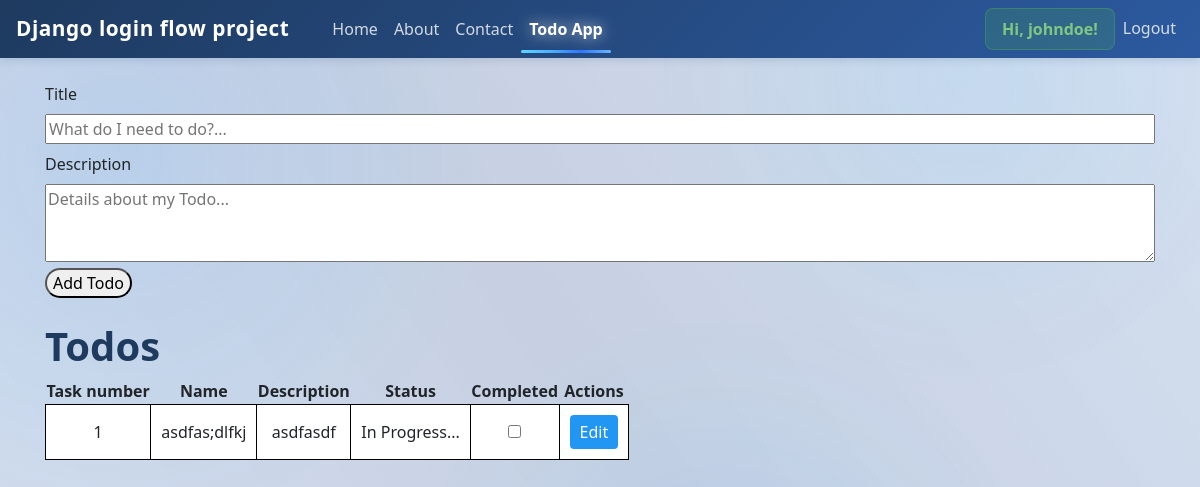
The app's page /myapp/todo/ (signed in) with its own data.
### myapp/models.py (models this page shows, shortened)
class Task(models.Model):
    user = models.ForeignKey(User, on_delete=models.CASCADE, null=True, blank=True, related_name="tasks")
    title = models.CharField(max_length=200)
    description = models.TextField(null=True, blank=True)
    complete = models.BooleanField(default=False)
    create = models.DateTimeField(auto_now_add=True)
    status = models.IntegerField(default=1)
    class Meta:
        ordering = ['-create']

### myapp/views.py (the view, shortened to what this page needs)
# urls.py: path("todo/", views.todo, name="todo"),
@login_required(login_url=settings.LOGIN_PATH)
def todo(request):
    tasks = Task.objects.filter(user=request.user)
    return render(request, "todo.html", {
        "active_page": "todo",
        "tasks": tasks,
    })

### myapp/templates/todo.html (shortened to what this page needs)
{% extends 'base.html' %}
{% block content %}
<form method="post" action="{% url 'todo' %}" style="margin-bottom: 1.5rem;">
    <div>
        <label for="title">Title</label>
        <input id="title" placeholder="What do I need to do?..." name="title" type="text" required maxlength="200" style="width: 100%;" />
    </div>
    <div style="margin-top: 0.5rem;">
        <label for="description">Description</label>
        <textarea id="description" name="description" placeholder="Details about my Todo..." rows="3" style="width: 100%;"></textarea>
    </div>
    <button type="submit" style="border-radius: 25px;">Add Todo</button>
</form>
<table>
    <tr>
    <h1>Todos</h1>
    <th>Task number</th>
    <th>Name</th>
    <th>Description</th>
    <th>Status</th>
    <th>Completed</th>
    <th>Actions</th>
    </tr>
    {% for todo in tasks %}
    <tr>
        <td>{{ forloop.counter }}</td>
        <td>{{todo.title}}</td>
        <td>{{todo.description}}</td>
        {% if todo.status == 2 %}
            <td>In Progress...</td>
        {% elif todo.status == 3 %}
            <td>Complete</td>
        {% else %}
            <td>To Do</td>
        {% endif %}
        <td>
            {% if todo.complete == False %}
                <input type="checkbox" style="pointer-events: none" ></input>
            {% else %}
                <input type="checkbox" checked="checked" style="pointer-events: none;"></input>
            {% endif %}
        </td>
        <td>
            <button class="edit-btn" onclick="openModal({{ todo.id }}, '{{ todo.title|escapejs }}', '{{ todo.description|escapejs }}', {{ todo.complete|lower }})">Edit</button>
        </td>
    </tr>
    {% empty %}
        <h3>No items in list</h3>
    {% endfor %}
</table>
{% endblock %}

### myapp/templates/base.html (shortened to what this page needs)
<!DOCTYPE html>
<html lang="en">
  <head>
    <link rel="stylesheet" href="https://stackpath.bootstrapcdn.com/bootstrap/4.3.1/css/bootstrap.min.css"  rel="stylesheet" />
  </head>
  <body>
    <nav class="navbar navbar-expand-lg navbar-light bg-light">
      <a class="navbar-brand" href="{% url 'home' %}">Django login flow project</a>
      <div class="collapse navbar-collapse" id="navbarNav">
        <ul class="navbar-nav mr-auto" style="margin-left: 1.2rem;">
          <li class="nav-item{% if active_page == 'home' %} active{% endif %}">
            <a class="nav-link" href="{% url 'home' %}">Home</a>
          </li>
          <li class="nav-item{% if active_page == 'about' %} active{% endif %}">
            <a class="nav-link" href="{% url 'about' %}">About</a>
          </li>
          <li class="nav-item{% if active_page == 'contact' %} active{% endif %}">
            <a class="nav-link" href="{% url 'contact' %}">Contact</a>
          </li>
          <li class="nav-item{% if active_page == 'todo' %} active{% endif %}">
            <a class="nav-link" href="{% url 'todo' %}">Todo App</a>
          </li>
        </ul>
        <ul class="navbar-nav ml-auto">
          {% if user.is_authenticated %}
            <li class="nav-item">
              <span class="nav-link user-status">Hi, {{ user.username }}!</span>
            </li>
            <li class="nav-item">
              <a class="nav-link" href="{% url 'logout' %}">Logout</a>
            </li>
          {% else %}
            <li class="nav-item">
              <a class="nav-link" href="{% url 'login' %}">Login</a>
            </li>
          {% endif %}
        </ul>
      </div>
    </nav>
    <div class="container mt-4">
      {% block content %}{% endblock %}
    </div>
  </body>
</html>

### myapp/templates/base.html (style rules this page uses)
:root { --primary-blue: #1e3a5f; --secondary-blue: #2c5aa0; --accent-blue: #3b7ec1; --light-blue: #e8f0f8; --border-radius: 0.5rem; --the-green: #d4edda; }
body { background-color: #f8fbff; font-family: 'Segoe UI', Tahoma, Geneva, Verdana, sans-serif; }
.navbar { background: linear-gradient(135deg, var(--primary-blue) 0%, var(--secondary-blue) 100%) !important; box-shadow: 0 2px 8px rgba(30, 58, 95, 0.15); position: sticky; top: 0; z-index: 1000; }
.navbar-brand { font-weight: 600; color: white !important; font-size: 1.3rem; letter-spacing: 0.5px; }
.nav-link { color: rgba(255, 255, 255, 0.8) !important; transition: all 0.3s ease; font-weight: 500; position: relative; }
.nav-item.active .nav-link, .nav-link.active { color: #fff !important; font-weight: 700; text-shadow: 0 0 15px rgba(255, 255, 255, 0.8); animation: navActiveGlow 1.6s ease-in-out infinite; }
.nav-item.active .nav-link::after, .nav-link.active::after { content: ""; position: absolute; left: 0; bottom: -4px; width: 100%; height: 3px; background: linear-gradient(90deg, #59d7ff, #4cb0ff, #2e76ff, #69b7ff); border-radius: 5px; animation: navActiveBar 1.8s ease-in-out infinite; }
.nav-link.user-status { background: rgba(76, 175, 80, 0.2); color: #81c784 !important; border-radius: var(--border-radius); padding: 0.5rem 1rem !important; display: inline-block; font-weight: 600; border: 1px solid rgba(76, 175, 80, 0.4); }
body::before { content: ""; position: fixed; inset: 0; background: linear-gradient(55deg, rgba(24, 85, 161, 0.16), rgba(3, 39, 112, 0.2), rgba(24, 85, 161, 0.16)); z-index: -2; }
body::after { content: ""; position: fixed; inset: 0; background-image: radial-gradient(circle at 10% 20%, rgba(72, 167, 255, 0.15), transparent 30%), radial-gradient(circle at 80% 10%, rgba(106, 198, 255, 0.12), transparent 26%), radial-gradient(circle at 60% 80%, rgba(50, 160, 255, 0.1), transparent 35%); z-index: -1; opacity: 0.9; }
.container { border-radius: var(--border-radius); }
a { color: var(--secondary-blue); transition: all 0.3s ease; }
h1, h2, h3, h4, h5, h6 { color: var(--primary-blue); font-weight: 600; }

### myapp/templates/todo.html (style rules this page uses)
th { text-align: center; }
td { background: white; border: 1px solid black; padding: 10px; text-align: center; }
.edit-btn { background-color: #2196F3; color: white; padding: 5px 10px; border: none; border-radius: 4px; cursor: pointer; }

### records on screen
Task: title "asdfas;dlfkj", description "asdfasdf", status "In Progress..."

### other values on screen
{{ user.username }} "johndoe"
